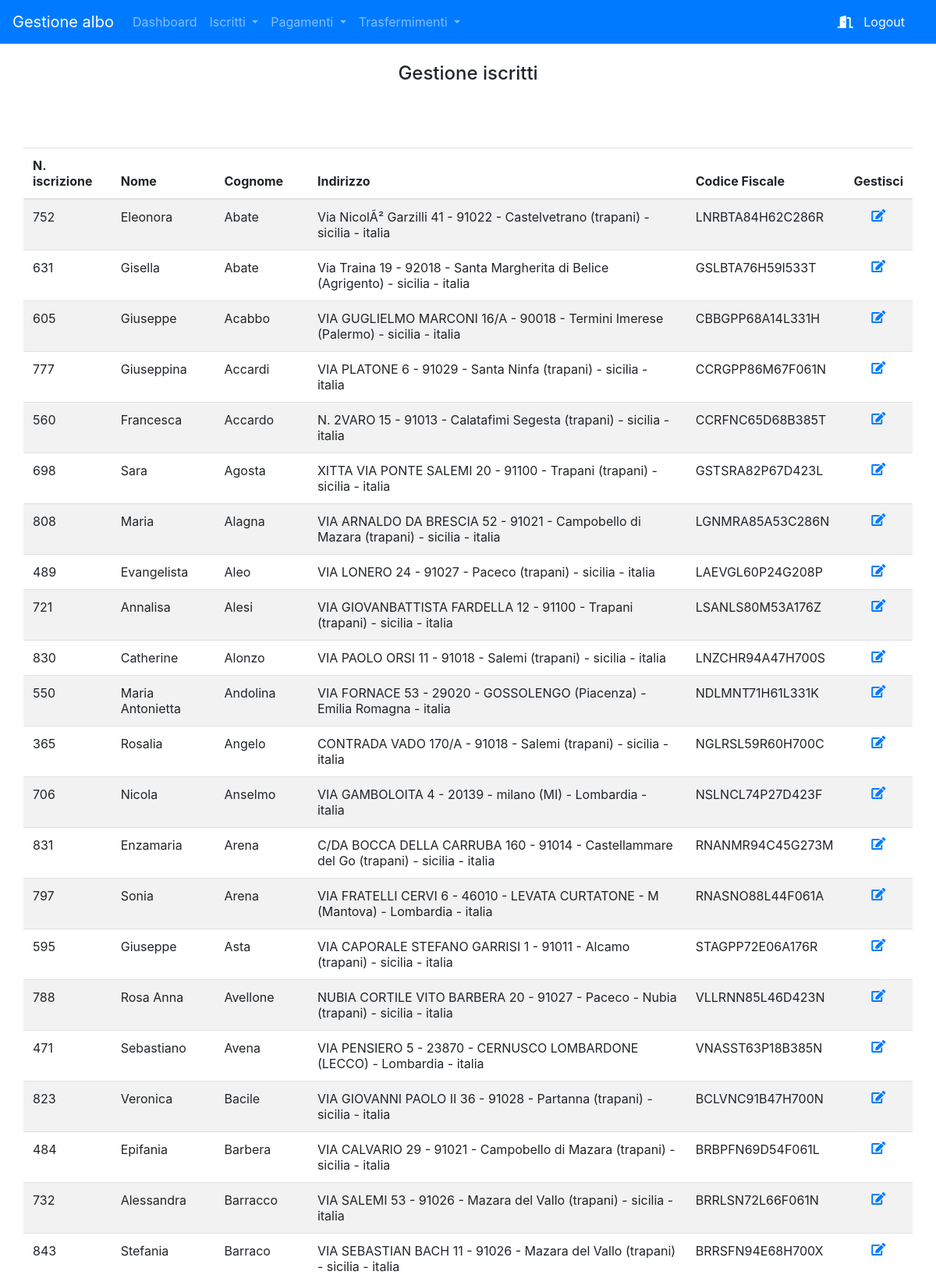
The app's page /gestisci_iscritti_lista.php (signed in, upper part) with its own data.
### tables this page shows
CREATE TABLE `utenti` (
  `Id` int(11) NOT NULL,
  `Nome` varchar(20) NOT NULL,
  `Cognome` varchar(20) NOT NULL,
  `Data_Nascita` date NOT NULL,
  `Comune_nascita` varchar(300) NOT NULL,
  `Sesso` varchar(12) NOT NULL,
  `Cittadinanza` varchar(300) NOT NULL,
  `Data_iscrizione` date NOT NULL,
  `Data_disiscrizione` date NOT NULL,
  `Nazione` varchar(100) NOT NULL,
  `Regione` varchar(100) NOT NULL,
  `Citta` varchar(100) NOT NULL,
  `Provincia` varchar(100) NOT NULL,
  `Cap` int(5) NOT NULL,
  `Indirizzo` varchar(100) NOT NULL,
  `Tel_Fisso` bigint(20) NOT NULL,
  `Cellulare` bigint(20) NOT NULL,
  `Email` varchar(100) NOT NULL,
  `Cod_Fiscale` varchar(16) NOT NULL,
  `Numero_iscrizione` int(100) NOT NULL,
  `Pec` varchar(400) NOT NULL,
  `Foto` varchar(999) NOT NULL,
  `Attivo` int(11) NOT NULL
);

### gestisci_iscritti_lista.php (the view, shortened to what this page needs)
<html>
	<head>
		<link rel="stylesheet" type="text/css" href="css/style.css">
	</head>
	<body>
		<?php include "testata.php" ?>
		<div class = "container">
			<div class="row">
				<div class="col text-center">
					<br>
					<h4> Gestione iscritti </h4>
					<br>
				</div>
			</div>
			<div class="row">
				<table class="table sortable table-striped">
					<tr>
						<th> N. iscrizione </th>
						<th> Nome </th>
						<th> Cognome </th>
						<th> Indirizzo </th>
						<th> Codice Fiscale </th>
						<th> Gestisci </th>
					</tr>
					<?php
						include "db_connessione.php";
						$sql = "SELECT * FROM utenti WHERE Attivo = 1 OR Attivo = 3 ORDER BY Cognome";
						foreach ($dbh -> query($sql) as $row){
							echo('<tr>
									<td> '.$row['Numero_iscrizione'].'</td>
									<td> '.$row['Nome'].'  </td>
									<td> '.$row['Cognome'].' </td>
									<td> '.$row['Indirizzo'].' - '.$row['Cap'].' - '.$row['Citta'].' ('.$row['Provincia'].') - '.$row['Regione'].' - '.$row['Nazione'].' </td>
									<td> '.$row['Cod_Fiscale'].' </td>
									<td class="text-center"> <a href="gestisci_iscritto.php?id='.$row['Id'].'"> <i class="fas fa-edit"> </i> </a></td>
								</tr>');
						}
					?>
				</table>
			</div>
		</div>
	</body>
</html>

### css/style.css (style rules this page uses)
body { padding-bottom:180px; }

### records on screen
utenti: Numero_iscrizione "752", Nome "Eleonora", Cognome "Abate", Indirizzo "Via NicolÃ² Garzilli 41", Cap "91022", Citta "Castelvetrano", Provincia "trapani", Regione "sicilia", Nazione "italia", Cod_Fiscale "LNRBTA84H62C286R"
utenti: Numero_iscrizione "631", Nome "Gisella", Cognome "Abate", Indirizzo "Via Traina 19", Cap "92018", Citta "Santa Margherita di Belice", Provincia "Agrigento", Regione "sicilia", Nazione "italia", Cod_Fiscale "GSLBTA76H59I533T"
utenti: Numero_iscrizione "605", Nome "Giuseppe", Cognome "Acabbo", Indirizzo "VIA GUGLIELMO MARCONI 16/A", Cap "90018", Citta "Termini Imerese", Provincia "Palermo", Regione "sicilia", Nazione "italia", Cod_Fiscale "CBBGPP68A14L331H"
utenti: Numero_iscrizione "777", Nome "Giuseppina", Cognome "Accardi", Indirizzo "VIA PLATONE 6", Cap "91029", Citta "Santa Ninfa", Provincia "trapani", Regione "sicilia", Nazione "italia", Cod_Fiscale "CCRGPP86M67F061N"
utenti: Numero_iscrizione "560", Nome "Francesca", Cognome "Accardo", Indirizzo "N. 2VARO 15", Cap "91013", Citta "Calatafimi Segesta", Provincia "trapani", Regione "sicilia", Nazione "italia", Cod_Fiscale "CCRFNC65D68B385T"
utenti: Numero_iscrizione "698", Nome "Sara", Cognome "Agosta", Indirizzo "XITTA VIA PONTE SALEMI 20", Cap "91100", Citta "Trapani", Provincia "trapani", Regione "sicilia", Nazione "italia", Cod_Fiscale "GSTSRA82P67D423L"
utenti: Numero_iscrizione "808", Nome "Maria", Cognome "Alagna", Indirizzo "VIA ARNALDO DA BRESCIA 52", Cap "91021", Citta "Campobello di Mazara", Provincia "trapani", Regione "sicilia", Nazione "italia", Cod_Fiscale "LGNMRA85A53C286N"
utenti: Numero_iscrizione "489", Nome "Evangelista", Cognome "Aleo", Indirizzo "VIA LONERO 24", Cap "91027", Citta "Paceco", Provincia "trapani", Regione "sicilia", Nazione "italia", Cod_Fiscale "LAEVGL60P24G208P"
utenti: Numero_iscrizione "721", Nome "Annalisa", Cognome "Alesi", Indirizzo "VIA GIOVANBATTISTA FARDELLA 12", Cap "91100", Citta "Trapani", Provincia "trapani", Regione "sicilia", Nazione "italia", Cod_Fiscale "LSANLS80M53A176Z"
utenti: Numero_iscrizione "830", Nome "Catherine", Cognome "Alonzo", Indirizzo "VIA PAOLO ORSI 11", Cap "91018", Citta "Salemi", Provincia "trapani", Regione "sicilia", Nazione "italia", Cod_Fiscale "LNZCHR94A47H700S"
utenti: Numero_iscrizione "550", Nome "Maria Antonietta", Cognome "Andolina", Indirizzo "VIA FORNACE 53", Cap "29020", Citta "GOSSOLENGO", Provincia "Piacenza", Regione "Emilia Romagna", Nazione "italia", Cod_Fiscale "NDLMNT71H61L331K"
utenti: Numero_iscrizione "365", Nome "Rosalia", Cognome "Angelo", Indirizzo "CONTRADA VADO 170/A", Cap "91018", Citta "Salemi", Provincia "trapani", Regione "sicilia", Nazione "italia", Cod_Fiscale "NGLRSL59R60H700C"
utenti: Numero_iscrizione "706", Nome "Nicola", Cognome "Anselmo", Indirizzo "VIA GAMBOLOITA 4", Cap "20139", Citta "milano", Provincia "MI", Regione "Lombardia", Nazione "italia", Cod_Fiscale "NSLNCL74P27D423F"
utenti: Numero_iscrizione "831", Nome "Enzamaria", Cognome "Arena", Indirizzo "C/DA BOCCA DELLA CARRUBA 160", Cap "91014", Citta "Castellammare del Go", Provincia "trapani", Regione "sicilia", Nazione "italia", Cod_Fiscale "RNANMR94C45G273M"
utenti: Numero_iscrizione "797", Nome "Sonia", Cognome "Arena", Indirizzo "VIA FRATELLI CERVI 6", Cap "46010", Citta "LEVATA CURTATONE - M", Provincia "Mantova", Regione "Lombardia", Nazione "italia", Cod_Fiscale "RNASNO88L44F061A"
utenti: Numero_iscrizione "595", Nome "Giuseppe", Cognome "Asta", Indirizzo "VIA CAPORALE STEFANO GARRISI 1", Cap "91011", Citta "Alcamo", Provincia "trapani", Regione "sicilia", Nazione "italia", Cod_Fiscale "STAGPP72E06A176R"
utenti: Numero_iscrizione "788", Nome "Rosa Anna", Cognome "Avellone", Indirizzo "NUBIA CORTILE VITO BARBERA 20", Cap "91027", Citta "Paceco - Nubia", Provincia "trapani", Regione "sicilia", Nazione "italia", Cod_Fiscale "VLLRNN85L46D423N"
utenti: Numero_iscrizione "471", Nome "Sebastiano", Cognome "Avena", Indirizzo "VIA PENSIERO 5", Cap "23870", Citta "CERNUSCO LOMBARDONE", Provincia "LECCO", Regione "Lombardia", Nazione "italia", Cod_Fiscale "VNASST63P18B385N"
utenti: Numero_iscrizione "823", Nome "Veronica", Cognome "Bacile", Indirizzo "VIA GIOVANNI PAOLO II 36", Cap "91028", Citta "Partanna", Provincia "trapani", Regione "sicilia", Nazione "italia", Cod_Fiscale "BCLVNC91B47H700N"
utenti: Numero_iscrizione "484", Nome "Epifania", Cognome "Barbera", Indirizzo "VIA CALVARIO 29", Cap "91021", Citta "Campobello di Mazara", Provincia "trapani", Regione "sicilia", Nazione "italia", Cod_Fiscale "BRBPFN69D54F061L"
utenti: Numero_iscrizione "732", Nome "Alessandra", Cognome "Barracco", Indirizzo "VIA SALEMI 53", Cap "91026", Citta "Mazara del Vallo", Provincia "trapani", Regione "sicilia", Nazione "italia", Cod_Fiscale "BRRLSN72L66F061N"
utenti: Numero_iscrizione "843", Nome "Stefania", Cognome "Barraco", Indirizzo "VIA SEBASTIAN BACH 11", Cap "91026", Citta "Mazara del Vallo", Provincia "trapani", Regione "sicilia", Nazione "italia", Cod_Fiscale "BRRSFN94E68H700X"
